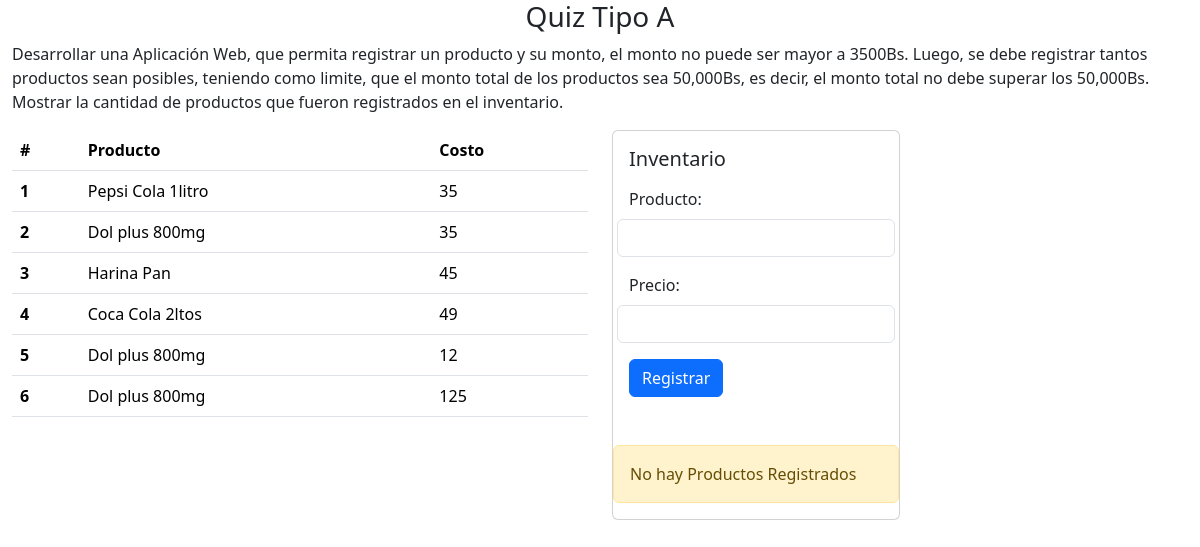
The page / on the database its author committed.
### tables this page shows
CREATE TABLE IF NOT EXISTS `inventario` (
  `id` int(11) NOT NULL AUTO_INCREMENT,
  `producto` varchar(50) DEFAULT NULL,
  `precio` double DEFAULT NULL,
  PRIMARY KEY (`id`)
);

### select.php (called while the page is built)
<?php
include_once("conexion.php");
$Query = "SELECT * FROM inventario";
$rs = mysqli_query($conn, $Query) or die(mysqli_error($conn));
$count = mysqli_num_rows($rs);
?>

### index.php (the view, shortened to what this page needs)
<?php
    include_once("select.php");
?>
<!DOCTYPE html>
<html lang="en">
<head>
    <link href="https://cdn.jsdelivr.net/npm/bootstrap@5.3.2/dist/css/bootstrap.min.css" rel="stylesheet"
>
</head>
<body>
    <div class="container-fluid">
        <h3 class="text-center">Quiz Tipo A</h3>
        <p>Desarrollar una Aplicación Web, que permita registrar un producto y su monto, el monto no puede ser mayor a
            3500Bs. Luego, se debe registrar tantos productos sean posibles, teniendo como limite, que el monto total de
            los productos sea 50,000Bs, es decir, el monto total no debe superar los 50,000Bs. Mostrar la cantidad de
            productos que fueron registrados en el inventario.</p>
        <div class="row">
            <div class="col">
                <table class="table table-hover">
                    <thead>
                        <tr>
                            <th scope="col">#</th>
                            <th scope="col">Producto</th>
                            <th scope="col">Costo</th>
                        </tr>
                    </thead>
                    <tbody>
                        <?php
                        if($count > 0){
                            while($row = mysqli_fetch_array($rs)){
                        ?>
                        <tr>
                            <th scope="row"><?php echo $row['id']; ?></th>
                            <td><?php echo $row['producto']; ?></td>
                            <td><?php echo $row['precio']; ?></td>
                        </tr>
                        <?php } } ?>
                    </tbody>
                </table>
            </div>
            <div class="col">
                <div class="card" style="width: 18rem;">
                    <div class="card-body">
                        <h5 class="card-title">Inventario</h5>
                        <p class="card-text">
                        <form action="insert.php" method="post">
                            <div class="mb-3 row">
                                <label for="productosID" class="form-label">Producto:</label>
                                <input type="text" id="productosID" name="producto" class="form-control">
                            </div>
                            <div class="mb-3 row">
                                <label for="precioID" class="form-label">Precio:</label>
                                <input type="text" id="precioID" name="precio" class="form-control">
                            </div>
                            <div class="col-auto">
                                <button type="submit" class="btn btn-primary mb-3" name="btn">Registrar</button>
                            </div>
                        </form>
                        </p>
                    </div>
                <?php
                    require('mensajes.php');
                ?>
                </div>
            </div>
        </div>
    </div>
</body>
</html>

### mensajes.php
<?php
if (isset($_GET['mgs']) && !empty($_GET['mgs'])) {
    $key = $_GET['mgs'];
    switch ($key) {
        case 0:
            echo '<div class="alert alert-warning" role="alert"> No hay Productos Registrados </div>';
            break;
        case 1:
            echo '<div class="alert alert-success" role="alert"> Producto Registrado </div>';
            break;
        case 2:
            echo '<div class="alert alert-danger" role="alert"> No Puede superar el limite total de los Precios </div>';
            break;
        case 3:
            echo '<div class="alert alert-danger" role="alert"> Campo de Producto Vacio </div>';
            break;
        case 4:
            echo '<div class="alert alert-danger" role="alert"> Campo de Precio Vacio  o no es un número </div>';
            break;
        default:
            break;
    }
} else {
    echo '<div class="alert alert-warning" role="alert"> No hay Productos Registrados </div>';
}

### rows shown on the page
inventario: id "1", producto "Pepsi Cola 1litro", precio "35"
inventario: id "2", producto "Dol plus 800mg", precio "35"
inventario: id "3", producto "Harina Pan", precio "45"
inventario: id "4", producto "Coca Cola 2ltos", precio "49"
inventario: id "5", producto "Dol plus 800mg", precio "12"
inventario: id "6", producto "Dol plus 800mg", precio "125"
